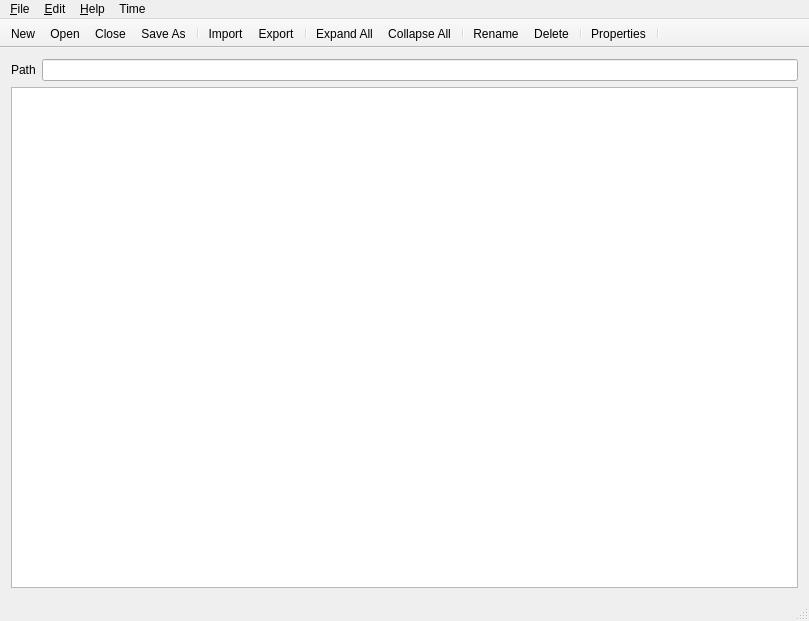
<?xml version="1.0" encoding="UTF-8"?>
<ui version="4.0">
 <class>MainWindow</class>
 <widget class="QMainWindow" name="MainWindow">
  <property name="geometry">
   <rect>
    <x>0</x>
    <y>0</y>
    <width>809</width>
    <height>621</height>
   </rect>
  </property>
  <property name="windowTitle">
   <string>Yaffey</string>
  </property>
  <property name="windowIcon">
   <iconset resource="icons.qrc">
    <normaloff>:/icons/icons/lawl.png</normaloff>:/icons/icons/lawl.png</iconset>
  </property>
  <widget class="QWidget" name="centralWidget">
   <layout class="QVBoxLayout" name="verticalLayout_2">
    <item>
     <layout class="QHBoxLayout" name="horizontalLayout">
      <item>
       <widget class="QLabel" name="label">
        <property name="text">
         <string>Path</string>
        </property>
       </widget>
      </item>
      <item>
       <widget class="QLineEdit" name="linePath">
        <property name="readOnly">
         <bool>true</bool>
        </property>
       </widget>
      </item>
     </layout>
    </item>
    <item>
     <widget class="YaffsTreeView" name="treeView">
      <property name="contextMenuPolicy">
       <enum>Qt::CustomContextMenu</enum>
      </property>
      <property name="editTriggers">
       <set>QAbstractItemView::EditKeyPressed</set>
      </property>
      <property name="dragDropOverwriteMode">
       <bool>true</bool>
      </property>
      <property name="dragDropMode">
       <enum>QAbstractItemView::DropOnly</enum>
      </property>
      <property name="selectionMode">
       <enum>QAbstractItemView::ExtendedSelection</enum>
      </property>
      <attribute name="headerStretchLastSection">
       <bool>false</bool>
      </attribute>
     </widget>
    </item>
   </layout>
  </widget>
  <widget class="QMenuBar" name="menuBar">
   <property name="geometry">
    <rect>
     <x>0</x>
     <y>0</y>
     <width>809</width>
     <height>21</height>
    </rect>
   </property>
   <widget class="QMenu" name="menuFile">
    <property name="title">
     <string>&amp;File</string>
    </property>
    <addaction name="actionNew"/>
    <addaction name="actionOpen"/>
    <addaction name="actionClose"/>
    <addaction name="separator"/>
    <addaction name="actionSaveAs"/>
    <addaction name="separator"/>
    <addaction name="actionImport"/>
    <addaction name="actionExport"/>
    <addaction name="separator"/>
    <addaction name="actionExit"/>
   </widget>
   <widget class="QMenu" name="menuEdit">
    <property name="title">
     <string>&amp;Edit</string>
    </property>
    <addaction name="actionRename"/>
    <addaction name="actionDelete"/>
    <addaction name="separator"/>
    <addaction name="actionExpandAll"/>
    <addaction name="actionCollapseAll"/>
    <addaction name="separator"/>
    <addaction name="actionEditProperties"/>
   </widget>
   <widget class="QMenu" name="menuHelp">
    <property name="title">
     <string>&amp;Help</string>
    </property>
   </widget>
   <widget class="QMenu" name="menuTime">
    <property name="title">
     <string>Time</string>
    </property>
    <addaction name="actionTime"/>
   </widget>
   <addaction name="menuFile"/>
   <addaction name="menuEdit"/>
   <addaction name="menuHelp"/>
   <addaction name="menuTime"/>
  </widget>
  <widget class="QToolBar" name="mainToolBar">
   <property name="windowTitle">
    <string>Toolbar</string>
   </property>
   <property name="movable">
    <bool>false</bool>
   </property>
   <property name="iconSize">
    <size>
     <width>24</width>
     <height>24</height>
    </size>
   </property>
   <property name="toolButtonStyle">
    <enum>Qt::ToolButtonTextUnderIcon</enum>
   </property>
   <attribute name="toolBarArea">
    <enum>TopToolBarArea</enum>
   </attribute>
   <attribute name="toolBarBreak">
    <bool>false</bool>
   </attribute>
   <addaction name="actionNew"/>
   <addaction name="actionOpen"/>
   <addaction name="actionClose"/>
   <addaction name="actionSaveAs"/>
   <addaction name="separator"/>
   <addaction name="actionImport"/>
   <addaction name="actionExport"/>
   <addaction name="separator"/>
   <addaction name="actionExpandAll"/>
   <addaction name="actionCollapseAll"/>
   <addaction name="separator"/>
   <addaction name="actionRename"/>
   <addaction name="actionDelete"/>
   <addaction name="separator"/>
   <addaction name="actionEditProperties"/>
   <addaction name="separator"/>
  </widget>
  <widget class="QStatusBar" name="statusBar"/>
  <action name="actionExit">
   <property name="text">
    <string>E&amp;xit</string>
   </property>
  </action>
  <action name="actionOpen">
   <property name="icon">
    <iconset resource="icons.qrc">
     <normaloff>:/icons/icons/openimage.png</normaloff>:/icons/icons/openimage.png</iconset>
   </property>
   <property name="text">
    <string>&amp;Open</string>
   </property>
   <property name="toolTip">
    <string>Open Image</string>
   </property>
  </action>
  <action name="actionExpandAll">
   <property name="icon">
    <iconset resource="icons.qrc">
     <normaloff>:/icons/icons/expand.png</normaloff>:/icons/icons/expand.png</iconset>
   </property>
   <property name="text">
    <string>Ex&amp;pand All</string>
   </property>
  </action>
  <action name="actionExport">
   <property name="icon">
    <iconset resource="icons.qrc">
     <normaloff>:/icons/icons/export.png</normaloff>:/icons/icons/export.png</iconset>
   </property>
   <property name="text">
    <string>&amp;Export</string>
   </property>
   <property name="toolTip">
    <string>Export</string>
   </property>
  </action>
  <action name="actionColumnName">
   <property name="checkable">
    <bool>true</bool>
   </property>
   <property name="text">
    <string>&amp;Name</string>
   </property>
  </action>
  <action name="actionColumnSize">
   <property name="checkable">
    <bool>true</bool>
   </property>
   <property name="text">
    <string>&amp;Size</string>
   </property>
  </action>
  <action name="actionColumnPermissions">
   <property name="checkable">
    <bool>true</bool>
   </property>
   <property name="text">
    <string>&amp;Permissions</string>
   </property>
  </action>
  <action name="actionColumnAlias">
   <property name="checkable">
    <bool>true</bool>
   </property>
   <property name="text">
    <string>A&amp;lias</string>
   </property>
  </action>
  <action name="actionColumnDateAccessed">
   <property name="checkable">
    <bool>true</bool>
   </property>
   <property name="text">
    <string>Date &amp;Accessed</string>
   </property>
  </action>
  <action name="actionColumnDateCreated">
   <property name="checkable">
    <bool>true</bool>
   </property>
   <property name="text">
    <string>Date &amp;Created</string>
   </property>
  </action>
  <action name="actionColumnDateModified">
   <property name="checkable">
    <bool>true</bool>
   </property>
   <property name="text">
    <string>Date &amp;Modified</string>
   </property>
  </action>
  <action name="actionColumnUser">
   <property name="checkable">
    <bool>true</bool>
   </property>
   <property name="text">
    <string>&amp;User</string>
   </property>
  </action>
  <action name="actionColumnGroup">
   <property name="checkable">
    <bool>true</bool>
   </property>
   <property name="text">
    <string>&amp;Group</string>
   </property>
  </action>
  <action name="actionCollapseAll">
   <property name="icon">
    <iconset resource="icons.qrc">
     <normaloff>:/icons/icons/collapse.png</normaloff>:/icons/icons/collapse.png</iconset>
   </property>
   <property name="text">
    <string>Co&amp;llapse All</string>
   </property>
  </action>
  <action name="actionEditProperties">
   <property name="icon">
    <iconset resource="icons.qrc">
     <normaloff>:/icons/icons/edit.png</normaloff>:/icons/icons/edit.png</iconset>
   </property>
   <property name="text">
    <string>&amp;Properties</string>
   </property>
   <property name="toolTip">
    <string>Edit Properties</string>
   </property>
  </action>
  <action name="actionRename">
   <property name="icon">
    <iconset resource="icons.qrc">
     <normaloff>:/icons/icons/rename.png</normaloff>:/icons/icons/rename.png</iconset>
   </property>
   <property name="text">
    <string>&amp;Rename</string>
   </property>
  </action>
  <action name="actionDelete">
   <property name="icon">
    <iconset resource="icons.qrc">
     <normaloff>:/icons/icons/delete.png</normaloff>:/icons/icons/delete.png</iconset>
   </property>
   <property name="text">
    <string>&amp;Delete</string>
   </property>
  </action>
  <action name="actionNew">
   <property name="icon">
    <iconset resource="icons.qrc">
     <normaloff>:/icons/icons/new.png</normaloff>:/icons/icons/new.png</iconset>
   </property>
   <property name="text">
    <string>&amp;New</string>
   </property>
   <property name="toolTip">
    <string>New Image</string>
   </property>
  </action>
  <action name="actionSaveAs">
   <property name="icon">
    <iconset resource="icons.qrc">
     <normaloff>:/icons/icons/saveas.png</normaloff>:/icons/icons/saveas.png</iconset>
   </property>
   <property name="text">
    <string>Save &amp;As</string>
   </property>
   <property name="toolTip">
    <string>Save Image As</string>
   </property>
  </action>
  <action name="actionClose">
   <property name="icon">
    <iconset resource="icons.qrc">
     <normaloff>:/icons/icons/close.png</normaloff>:/icons/icons/close.png</iconset>
   </property>
   <property name="text">
    <string>&amp;Close</string>
   </property>
   <property name="toolTip">
    <string>Close Image</string>
   </property>
  </action>
  <action name="actionImport">
   <property name="icon">
    <iconset resource="icons.qrc">
     <normaloff>:/icons/icons/import.png</normaloff>:/icons/icons/import.png</iconset>
   </property>
   <property name="text">
    <string>&amp;Import</string>
   </property>
   <property name="toolTip">
    <string>Import</string>
   </property>
  </action>
  <action name="actionAndroidFastboot">
   <property name="text">
    <string>&amp;Fastboot</string>
   </property>
   <property name="toolTip">
    <string>Flash device with fastboot</string>
   </property>
  </action>
  <action name="actionNewFolder">
   <property name="icon">
    <iconset theme="document-new">
     <normaloff>.</normaloff>.</iconset>
   </property>
   <property name="text">
    <string>NewFolder</string>
   </property>
  </action>
  <action name="actionTime">
   <property name="text">
    <string>Time</string>
   </property>
  </action>
 </widget>
 <layoutdefault spacing="6" margin="11"/>
 <customwidgets>
  <customwidget>
   <class>YaffsTreeView</class>
   <extends>QTreeView</extends>
   <header>YaffsTreeView.h</header>
  </customwidget>
 </customwidgets>
 <resources>
  <include location="icons.qrc"/>
 </resources>
 <connections/>
</ui>
